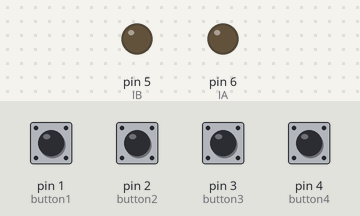
Simulated run of this sketch. Board: Arduino Uno, built with avr-gcc and run on an emulated ATmega328P. On the bench: output pins drawn as LEDs (lit = HIGH). Inputs (shaded band) come from the test bench; at power-on: pin 1 (button1), pin 2 (button2), pin 3 (button3), pin 4 (button4) LOW.

Above: at 1.2 s.
1.3 s: pin 2 (button2) pulled HIGH for 0.15 s
At 1.38 s:
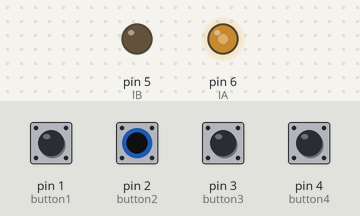
2.9 s: pin 1 (button1) pulled HIGH for 0.15 s
At 2.97 s:
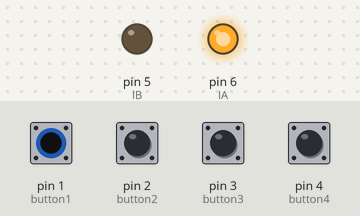
4.5 s: pin 3 (button3) pulled HIGH for 0.15 s
At 4.58 s:
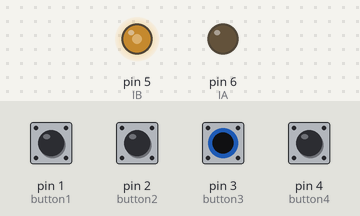
6.1 s: pin 4 (button4) pulled HIGH for 0.15 s
At 6.17 s:
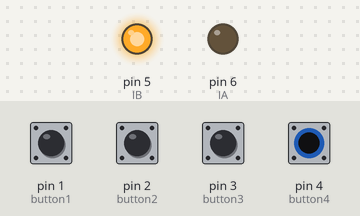
7.7 s: pin 1 (button1) pulled HIGH for 1 s
At 9.6 s:
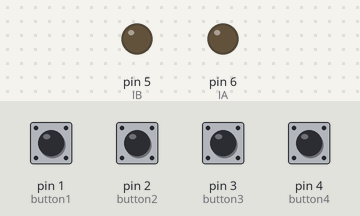
10.2 s: pin 2 (button2) pulled HIGH for 1 s
At 11.0 s:
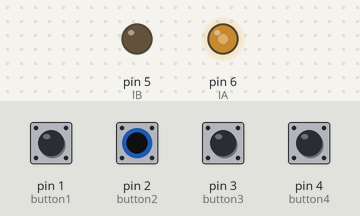
Timing chart, 0 to 13.2 s (numbered marks = the images above; inputs shaded):
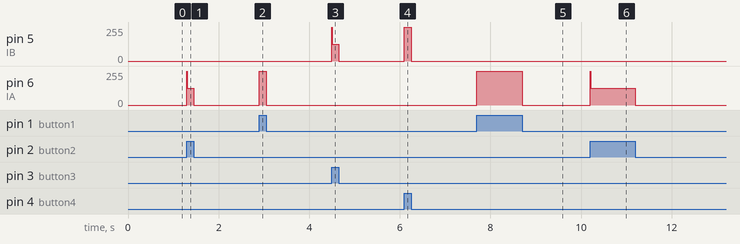

Measured:
- after the input at 1.3 s, pin 6 (IA): 0/255 → 127/255 at once, → 0/255 0.15 s later
- after the input at 2.9 s, pin 6 (IA): 0/255 → 255/255 at once, → 0/255 0.15 s later
- after the input at 4.5 s, pin 5 (IB): 0/255 → 127/255 at once, → 0/255 0.15 s later
- after the input at 6.1 s, pin 5 (IB): 0/255 → 255/255 at once, → 0/255 0.15 s later
- after the input at 7.7 s, pin 6 (IA): 0/255 → 255/255 at once, → 0/255 1.0 s later
- after the input at 10.2 s, pin 6 (IA): 0/255 → 127/255 at once, → 0/255 1.0 s later

The sketch:

PCB_VISE_MOTOR_CONTROLLER_IMPROVED.ino
```cpp
// This code controls a DC motor through a L9110 H-Bridge Driver IC with an ATmega328p-pu MCU
// 4 input buttons control speed and direction of the motor (i.e. fast and slow speed, CCW and CW rotation)
// I am calling fast=coarse, slow=fine, forward=CCW, reverse=CW in this code since the motor is used to adjust the position of a vice
// See L9110 datasheet for motor drive logic  https://cdn-shop.adafruit.com/product-files/4489/4489_datasheet-l9110.pdf


//input button pin assignments
const int button1 = 1;                            // PD1 - coarseForward
const int button2 = 2;                            // PD2 - fineForward
const int button3 = 3;                            // PD3 - fineReverse
const int button4 = 4;                            // PD4 - coarse Forward

//output pin assignments
const int IB = 5;                                 // PD5 - inputB of H-Bridge IC
const int IA = 6;                                 // PD6 - inputA of H-Bridge IC

//input button state variables
int button1State;
int button2State;
int button3State;
int button4State;

int dutyCycle = 50;                               // Enter dutyCycle in % to set PWM speed (e.g. enter '50' for 50% duty cycle)
float PWM_value;

int lastButton2State = LOW;                       //need to know last state for buttons2&3 to determine rising edge of button presses. Not necessary for buttons1&4
int lastButton3State = LOW;

int noButtons;                                    //stores output of noButton and multipleButton checking functions
int multipleButtons;

void setup() {

    //GPIO Config
    pinMode(button1, INPUT);
    pinMode(button2, INPUT);
    pinMode(button3, INPUT);
    pinMode(button4, INPUT);
    pinMode(IA, OUTPUT);
    pinMode(IB, OUTPUT);
    PWM_value = (dutyCycle * 2.55);               // Takes dutyCycle in % and converts to PWM value from 0-255 as that's what analogWrite takes as an argument.  (e.g. 30% duty cycle = 76.5)
                                                  // Stored as float but analogWrite will round off/truncate any non-integer
}

void loop() {

    //check the state of each button
    button1State = digitalRead(button1);
    button2State = digitalRead(button2);
    button3State = digitalRead(button3);
    button4State = digitalRead(button4);

    //using the 4 button states, check if no buttons or more than 1 button are pressed
    noButtonsPressed(button1State, button2State, button3State, button4State);
    multipleButtonsPressed(button1State, button2State, button3State, button4State);

    if(button1State == HIGH){                     //if button1 is pressed, full speed forward (CCW)
      coarseForward();
    }

    if(button2State == HIGH){                     //if button2 is pressed, slow speed forward (CCW)
      fineForward();
    }

    if(button3State == HIGH){                     //if button3 is pressed, slow speed reverse (CW)
      fineReverse();
    }

    if(button4State == HIGH){                     //if button4 is pressed, full speed reverse (CW)
      coarseReverse();
    }

                                                  //if no buttons are pressed, turn motor off
    if(noButtons == 1){
      motorOff();
    }

                                                  //if multiple buttons are pressed at a time, turn motor off for at least 1 second
    if(multipleButtons == 1){
      motorOff();
      delay(1000);
    }

    lastButton2State = button2State;              //update lastButtonState every loop
    lastButton3State = button3State;
}

//functions --------------------------------------------------------------------------------------------------
void coarseForward(){                             //full speed forward
    digitalWrite(IA, HIGH);
    digitalWrite(IB, LOW);
}

void fineForward(){                               //slower speed forward set by dutyCycle variable
    if(button2State != lastButton2State){         //checks for initial press of button2 (i.e. initial transition from LOW to HIGH)
        digitalWrite(IA, HIGH);                   //If so, gives motor full power for 10 ms in order to first get it moving (can sometimes stall at lower duty cycles).
        digitalWrite(IB, LOW);
        delay(10);
    }
    analogWrite(IA, PWM_value);                   //if button2 is still being pressed, PWMs the motor for slower speed
    digitalWrite(IB, LOW);
}

void fineReverse(){                               //slower speed reverse set by dutyCycle variable
    if(button3State != lastButton3State){         //Same logic as "fineForward" except with button3 and mirrored outputs
        digitalWrite(IA, LOW);
        digitalWrite(IB, HIGH);
        delay(10);
    }
    digitalWrite(IA, LOW);
    analogWrite(IB, PWM_value);
}

void coarseReverse(){                             //full speed reverse
    digitalWrite(IA, LOW);
    digitalWrite(IB, HIGH);
}

                                                  //returns 1 if all 4 buttons are LOW, returns 0 otherwise
int noButtonsPressed(int w, int x, int y, int z){
    noButtons = !(w || x || y || z);
    return noButtons;
}

                                                  //returns 1 if 2 or more buttons are HIGH, returns 0 otherwise
int multipleButtonsPressed(int a, int b, int c, int d){
    multipleButtons = ((a && b) || (a && c) || (a && d) || (b && c) || (b && d) || (c && d));
    return multipleButtons;
}

void motorOff(){                                  //turns off motor
    digitalWrite(IA, LOW);
    digitalWrite(IB, LOW);
}
```
